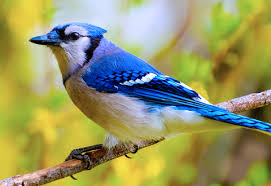
#> input picture Tuan1vs2/XuLiAnhSo/LAB1/bird.png, 271 x 186 px, found by its file name
$ jupyter execute lab2.ipynb
#> lines starting #> are read from the running program, lines starting #| are printed output that depends on the picture
[cell 1]
from PIL import Image
import math
import scipy
import numpy as np
import imageio.v2 as iio
import matplotlib.pyplot as plt

#open a grayscale image
img = Image.open('bird.png').convert('L')
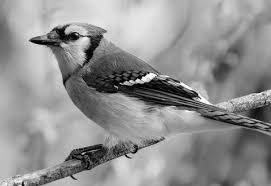
#> img: PIL image 271x186 L; min 0, max 255, mean 145.6

#convert image 1 into an ndarray
im_1 = np.asarray(img)

#inversion operation
im_2 = 255 - im_1
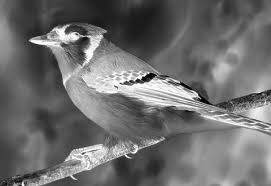
#> im_2: shape (186, 271); min 0, max 255, mean 109.4

#convert image 2 from ndarray to image
new_img = Image.fromarray(im_2)

img.show()

plt.imshow(new_img)
plt.show()

[cell 2]
from PIL import Image
import math
import numpy as np
import matplotlib.pyplot as plt

try:
    img = Image.open('bird.png').convert('L')
except FileNotFoundError:
    print("Lỗi: Không tìm thấy file 'bird.png'. Vui lòng kiểm tra lại đường dẫn.")
    exit()

im_1 = np.asarray(img)

gamma = 0.5

b1 = im_1.astype(float)

norm_img = b1 / 255.0

gamma_corrected_norm = np.power(norm_img, gamma)
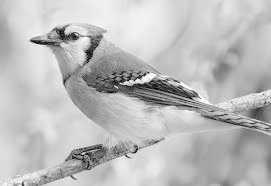
#> gamma_corrected_norm: shape (186, 271) float64; min 0, max 1, mean 0.74

c = gamma_corrected_norm * 255.0

c = np.clip(c, 0, 255)


c1 = c.astype(np.uint8)

d = Image.fromarray(c1)


plt.imshow(d, cmap='gray')
plt.show()

[cell 3]
from PIL import Image
import math
import scipy
import numpy as np
import imageio.v2 as iio
import matplotlib.pyplot as plt


try:
    img = Image.open('bird.png').convert('L')
except FileNotFoundError:
    print("Lỗi: Không tìm thấy file 'bird.png'. Vui lòng kiểm tra lại đường dẫn.")
    exit()


im_1 = np.asarray(img)

b1 = im_1.astype(float)

b2_max = np.max(b1)
#> b2_max = 255


if b2_max == 0:
    c = np.zeros_like(b1)
else:
    c = (128.0 * np.log(1 + b1)) / np.log(1 + b2_max)
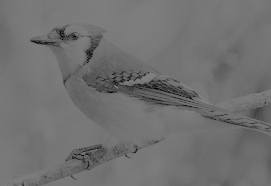
#> c: shape (186, 271) float64; min 0, max 128, mean 112.8

c = np.clip(c, 0, 255)

c1 = c.astype(np.uint8)

d = Image.fromarray(c1)


plt.imshow(d, cmap='gray')
plt.show()

[cell 4]
from PIL import Image
import math
import scipy
import numpy as np
import imageio.v2 as iio
import matplotlib.pyplot as plt

img = Image.open('bird.png').convert('L')
iml = np.asarray(img)
bl = iml.flatten()
hist, bins = np.histogram(iml, 256, [0, 255])
#> hist = 256 values, max 525 at index 179, min 1 at index 255, mean 196.9; bins = 257 values from 0 to 255
cdf = hist.cumsum()
#> cdf = 256 values from 11 to 50406
cdf_m = np.ma.masked_equal(cdf, 0)
num_cdf_m = (cdf_m - cdf_m.min()) * 255
den_cdf_m = (cdf_m.max() - cdf_m.min())
#> den_cdf_m = 50395
cdf_m = num_cdf_m / den_cdf_m
cdf = np.ma.filled(cdf_m, 0).astype('uint8')
#> cdf = 256 values from 0 to 255
im2 = cdf[bl]
im3 = np.reshape(im2, iml.shape)
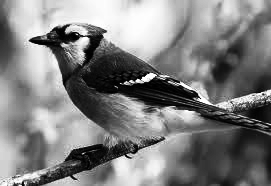
#> im3: shape (186, 271); min 0, max 255, mean 127.8
im4 = Image.fromarray(im3)
img.show()
im4.show()
plt.imshow(im4)
plt.show()

[cell 5]
from PIL import Image
import math
import scipy
import numpy as np
import imageio.v2 as iio
import matplotlib.pyplot as plt

#open a grayscale image
img = Image.open('bird.png').convert('L')
#convert image 1 into an ndarray
iml = np.asarray(img)
# finding the maximum and minimum pixel values
b = iml.max()
#> b = 255
a = iml.min()
#> a = 0
print(a, b)
#| 0 255
# converting iml to float
c = iml.astype(float)
# contrast stretching transformation
im2 = 255 * (c - a) / (b - a)
#im2 is converted from ndarray to image
im3 = Image.fromarray(im2)
#> im3: PIL image 271x186 F
img.show()
im3.show()
plt.imshow(im3)
plt.show()

[cell 6]
from PIL import Image
import math
import scipy
import numpy as np
import imageio.v2 as iio
import matplotlib.pyplot as plt

#open a grayscale image
img = Image.open('bird.png').convert('L')
#convert image 1 into an ndarray
iml = np.asarray(img)
# performing FFT
c = abs(scipy.fftpack.fft2(iml))
# shifting the Fourier frequency image
d = scipy.fftpack.fftshift(c)
d = d.astype(float)
#im2 is converted from ndarray to image
im3 = Image.fromarray(d)
img.show()
im3.show()
plt.imshow(im3)
plt.show()
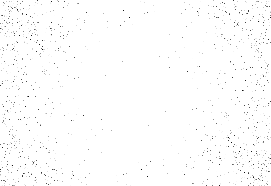
#> shown: shape (186, 271, 4); mean R, G, B, A 252.9, 252.9, 252.9, 255

[cell 7]
from PIL import Image
import math
import scipy
import numpy as np
import imageio.v2 as iio
import matplotlib.pyplot as plt

img = Image.open('bird.png').convert('L')
iml = np.asarray(img)
c = abs(scipy.fftpack.fft2(iml))
d = scipy.fftpack.fftshift(c)
M = d.shape[0]
#> M = 186
N = d.shape[1]
#> N = 271
H = np.ones((M, N))

center1 = M/2
#> center1 = 93
center2 = N/2
#> center2 = 135.5
d_0 = 30.0
t1 = 1
t2 = 2 * t1

for i in range(1, M):
    for j in range(1, N):
        r1 = ((i - center1)**2 + (j - center2)**2)

        r = math.sqrt(r1)

        if r > d_0:
            H[i, j] = 1 / (1 + (r / d_0)**t1)
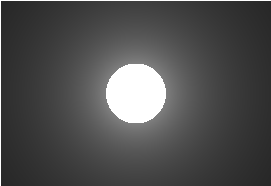
#> H: shape (186, 271) float64; min 0.155, max 1, mean 0.312
H = H.astype(float)
Image.fromarray(H)
con = d * H
e = abs(scipy.fftpack.ifft2(con))
e = e.astype(float)
im3 = Image.fromarray(e)

img.show()
im3.show()
plt.imshow(im3)
plt.show()
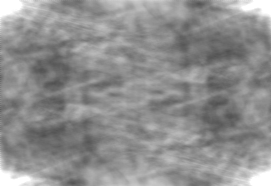
#> shown: shape (186, 271, 4); mean R, G, B, A 142.9, 142.9, 142.9, 255

[cell 8]
from PIL import Image
import math
import scipy
import numpy as np
import imageio.v2 as iio
import matplotlib.pyplot as plt

img = Image.open('bird.png').convert('L')
iml = np.asarray(img)
c = abs(scipy.fftpack.fft2(iml))
d = scipy.fftpack.fftshift(c)
M = d.shape[0]
N = d.shape[1]
H = np.ones((M, N))

center1 = M/2
center2 = N/2
d_0 = 30.0
t1 = 2
t2 = 2 * t1

for i in range(1, M):
    for j in range(1, N):
        r1 = ((i - center1)**2 + (j - center2)**2)
        r = math.sqrt(r1)
        if r > d_0:
            H[i, j] = 1 / (1 + (r / d_0)**t2)
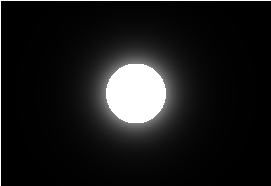
#> H: shape (186, 271) float64; min 0.00115, max 1, mean 0.105

H = H.astype(float)
Image.fromarray(H)
con = d * H
e = abs(scipy.fftpack.ifft2(con))
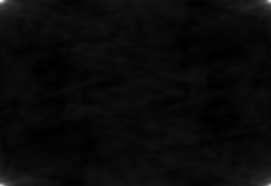
#> e: shape (186, 271) float64; min 83.21, max 1627.4, mean 145.6; drawn with min black and max white
e = e.astype(float)
im3 = Image.fromarray(e)

img.show()
im3.show()
plt.imshow(im3)
plt.show()
